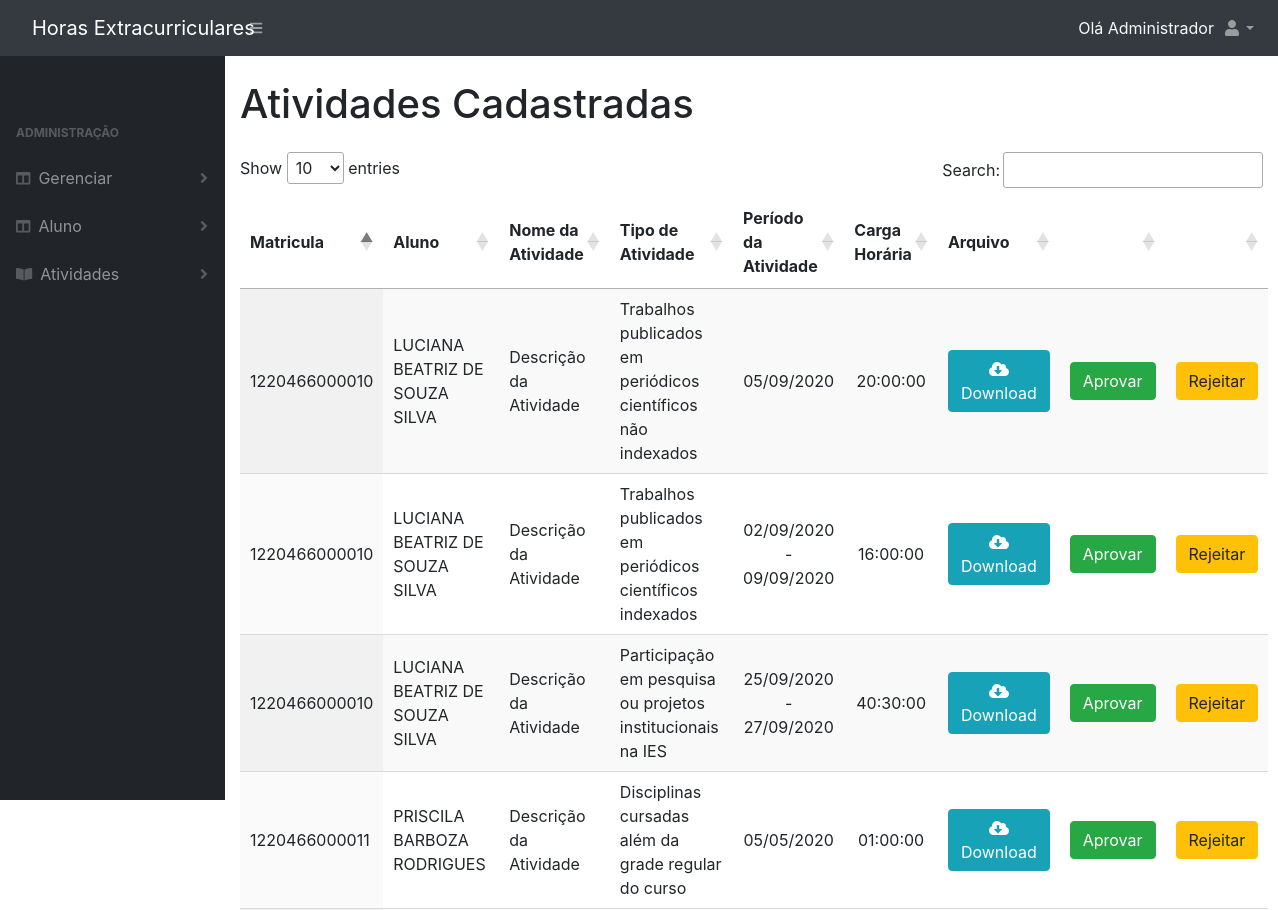
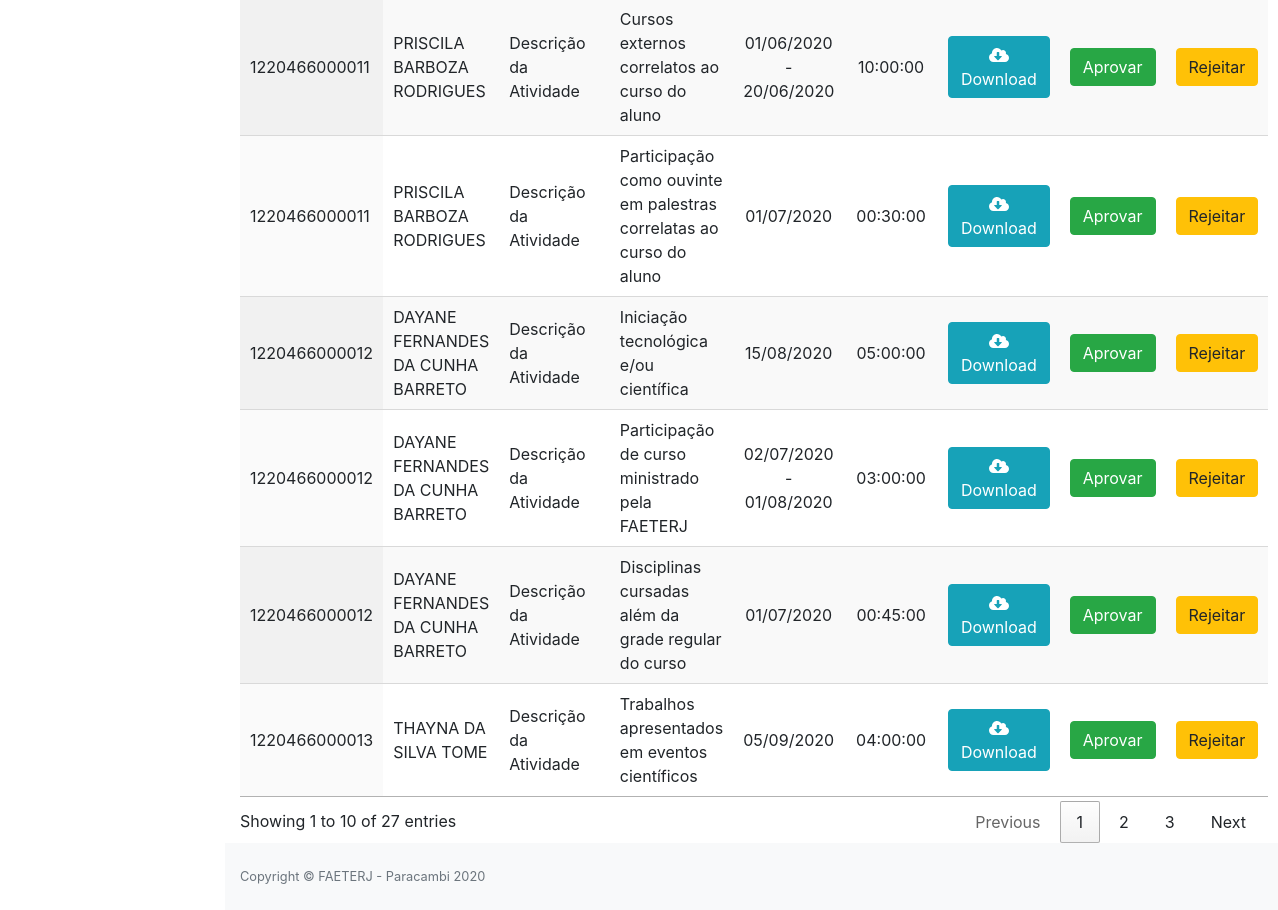
The app's page /atividadeCadastrada.php (signed in) with its own data (2 pictures, top to bottom).
### tables this page shows
CREATE TABLE IF NOT EXISTS `aluno_atividade` (
  `id` INT NOT NULL AUTO_INCREMENT,
  `descricao` VARCHAR(300) NOT NULL,
  `carga_horaria` TIME NOT NULL,
  `status` TINYINT NULL DEFAULT -1,
  `arquivo` VARCHAR(255) NOT NULL,
  `data_inicial` DATE NOT NULL,
  `data_final` DATE NOT NULL,
  `hora_inicial` TIME NULL,
  `hora_final` TIME NULL,
  `observacao` VARCHAR(1000) NULL,
  `motivo` VARCHAR(255) NULL,
  `aluno_id` INT NOT NULL,
  `atividade_id` INT NOT NULL,
  `administrador_id` INT NULL DEFAULT NULL,
  `data_registro` DATETIME NOT NULL DEFAULT CURRENT_TIMESTAMP,

  PRIMARY KEY (`id`, `aluno_id`, `atividade_id`),
   
   
  CONSTRAINT `aluno_atividade_ibfk_1`
    FOREIGN KEY (`atividade_id`)
    REFERENCES `atividade` (`id`),
  CONSTRAINT `aluno_atividade_ibfk_2`
    FOREIGN KEY (`aluno_id`)
    REFERENCES `aluno` (`id`));

CREATE TABLE IF NOT EXISTS `aluno` (
  `id` INT NOT NULL AUTO_INCREMENT,
  `matricula` VARCHAR(20) NOT NULL,
  `nome` VARCHAR(100) NOT NULL,
  `email` VARCHAR(150) NOT NULL,
  `senha` VARCHAR(32) NOT NULL,
  `turno` INT NOT NULL,
  `status` TINYINT NULL DEFAULT NULL,
  `info_cadastro` VARCHAR(100) NULL DEFAULT NULL,
  `data_registro` DATETIME NOT NULL DEFAULT CURRENT_TIMESTAMP,
  `curso_id` INT NOT NULL,
  `administrador_id` INT NULL DEFAULT NULL,
  PRIMARY KEY (`id`),
   
   
  CONSTRAINT `aluno_ibfk_1`
    FOREIGN KEY (`curso_id`)
    REFERENCES `curso` (`id`),
  CONSTRAINT `aluno_ibfk_2`
    FOREIGN KEY (`administrador_id`)
    REFERENCES `administrador` (`id`));

CREATE TABLE IF NOT EXISTS `atividade` (
  `id` INT NOT NULL PRIMARY KEY AUTO_INCREMENT,
  `nome` VARCHAR(255) NOT NULL,
  `modo_comprovacao` VARCHAR(255) NULL DEFAULT NULL,
  `max_horas` INT NOT NULL,
  `data_registro` DATETIME NOT NULL DEFAULT CURRENT_TIMESTAMP,
  `dimensao_id` INT NOT NULL,
   
  CONSTRAINT `fk_atividade_dimensao1`
    FOREIGN KEY (`dimensao_id`)
    REFERENCES `dimensao` (`id`));

### class/AlunoAtividadeDao.php (called while the page is built, shortened)
<?php
require_once 'DB.php';
abstract class AlunoAtividadeDao extends DB
{
    protected $table;
    public function listarAtividadeCadastrada()
    {
        $sql = "SELECT al.matricula, al.nome AS aluno, at.nome, a.*
                FROM $this->table a INNER JOIN atividade at ON a.atividade_id = at.id
                INNER JOIN aluno al ON a.aluno_id = al.id
                where a.status = -1";
        $stmt = DB::prepare($sql);
        $stmt->execute();
        return $stmt->fetchAll();
    }
}

### class/DB.php (called while the page is built, shortened)
<?php
class DB{
	private static $instance;
	public static function getInstance(){
		if(!isset(self::$instance)){
			try {
				self::$instance = new PDO('mysql:host=' . DB_HOST . ';dbname=' . DB_NAME, DB_USER, DB_PASS, array(PDO::MYSQL_ATTR_INIT_COMMAND => "SET NAMES utf8"));
				self::$instance->setAttribute( PDO::ATTR_ERRMODE, PDO::ERRMODE_EXCEPTION);
				self::$instance->setAttribute(PDO::ATTR_DEFAULT_FETCH_MODE, PDO::FETCH_OBJ);
			} catch (PDOException $e) {
				echo $e->getMessage();
			}
		}
		return self::$instance;
	}
	public static function prepare($sql){
		return self::getInstance()->prepare($sql);
	}
}

### atividadeCadastrada.php (the view, shortened to what this page needs)
<?php
require_once 'include/topo.php';
$alunoAtividade = new AlunoAtividade();
?>
<div class="container-fluid">
    <div class="form-row">
        <div class="form-group col-md-10">
            <h1>Atividades Cadastradas</h1>
        </div>
    </div>
    <table id="listar" class="display" style="width:100%">
        <thead class="text-center">
            <tr>
                <th>Matricula</th>
                <th>Aluno</th>
                <th>Nome da Atividade</th>
                <th>Tipo de Atividade</th>
                <th>Período da Atividade</th>
                <th>Carga Horária</th>
                <th>Arquivo</th>
                <th></th>
                <th></th>
            </tr>
        </thead>
        <?php foreach ($alunoAtividade->listarAtividadeCadastrada() as $key => $value) :
            $periodo = ($value->data_inicial == $value->data_final) ? date("d/m/Y", strtotime($value->data_inicial)) : date("d/m/Y", strtotime($value->data_inicial)) . " - " . date("d/m/Y", strtotime($value->data_final));
        ?>
            <tr>
                <td><?php echo $value->matricula; ?></td>
                <td><?php echo $value->aluno; ?></td>
                <td><?php echo $value->descricao; ?></td>
                <td><?php echo $value->nome; ?></td>
                <td class="text-center"><?php echo $periodo; ?> </td>
                <td class="text-center"><?php echo $value->carga_horaria; ?></td>
                <td class="text-center">
                    <a class="btn btn-info" href="arquivos/<?php echo $value->arquivo; ?>" download="<?php echo $value->descricao; ?>">
                        <i class="fas fa-cloud-download-alt"></i> Download
                    </a>
                </td>
                <td class="text-center">
                    <button type="button" class="btn btn-success" data-toggle="modal" data-target="#aprovar" onclick="preencheDados('aprovar', <?php echo '\'' . $value->id . '\''?>)">Aprovar</button>
                </td>
                <td class="text-center">
                    <button type="button" class="btn btn-warning" data-toggle="modal" data-target="#rejeitar" onclick="preencheDados('rejeitar', <?php echo $value->id; ?>)">Rejeitar</button>
                </td>
            </tr>
        <?php endforeach; ?>
    </table>
</div>
<?php require_once 'include/rodape.php' ?>

### records on screen
aluno_atividade: aluno.matricula "1220466000011", aluno.nome "PRISCILA BARBOZA RODRIGUES", descricao "Descrição da Atividade", atividade.nome "Disciplinas cursadas além da grade regular do curso", periodo "05/05/2020", carga_horaria "01:00:00"
aluno_atividade: aluno.matricula "1220466000011", aluno.nome "PRISCILA BARBOZA RODRIGUES", descricao "Descrição da Atividade", atividade.nome "Cursos externos correlatos ao curso do aluno", periodo "01/06/2020 - 20/06/2020", carga_horaria "10:00:00"
aluno_atividade: aluno.matricula "1220466000011", aluno.nome "PRISCILA BARBOZA RODRIGUES", descricao "Descrição da Atividade", atividade.nome "Participação como ouvinte em palestras correlatas ao curso do aluno", periodo "01/07/2020", carga_horaria "00:30:00"
aluno_atividade: aluno.matricula "1220466000012", aluno.nome "DAYANE FERNANDES DA CUNHA BARRETO", descricao "Descrição da Atividade", atividade.nome "Iniciação tecnológica e/ou científica", periodo "15/08/2020", carga_horaria "05:00:00"
aluno_atividade: aluno.matricula "1220466000012", aluno.nome "DAYANE FERNANDES DA CUNHA BARRETO", descricao "Descrição da Atividade", atividade.nome "Participação de curso ministrado pela FAETERJ", periodo "02/07/2020 - 01/08/2020", carga_horaria "03:00:00"
aluno_atividade: aluno.matricula "1220466000012", aluno.nome "DAYANE FERNANDES DA CUNHA BARRETO", descricao "Descrição da Atividade", atividade.nome "Disciplinas cursadas além da grade regular do curso", periodo "01/07/2020", carga_horaria "00:45:00"
aluno_atividade: aluno.matricula "1220466000013", aluno.nome "THAYNA DA SILVA TOME", descricao "Descrição da Atividade", atividade.nome "Trabalhos apresentados em eventos científicos", periodo "05/09/2020", carga_horaria "04:00:00"
aluno_atividade: aluno.matricula "1220466000010", aluno.nome "LUCIANA BEATRIZ DE SOUZA SILVA", descricao "Descrição da Atividade", atividade.nome "Trabalhos publicados em periódicos científicos não indexados", periodo "05/09/2020", carga_horaria "20:00:00"
aluno_atividade: aluno.matricula "1220466000010", aluno.nome "LUCIANA BEATRIZ DE SOUZA SILVA", descricao "Descrição da Atividade", atividade.nome "Trabalhos publicados em periódicos científicos indexados", periodo "02/09/2020 - 09/09/2020", carga_horaria "16:00:00"
aluno_atividade: aluno.matricula "1220466000010", aluno.nome "LUCIANA BEATRIZ DE SOUZA SILVA", descricao "Descrição da Atividade", atividade.nome "Participação em pesquisa ou projetos institucionais na IES", periodo "25/09/2020 - 27/09/2020", carga_horaria "40:30:00"

### other values on screen
strtok($_SESSION['nome'], ' ') "Administrador"
